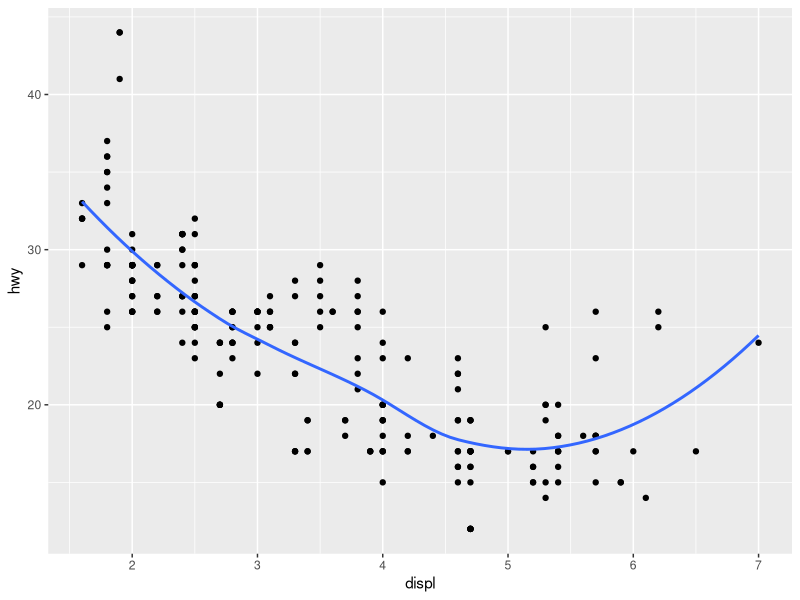
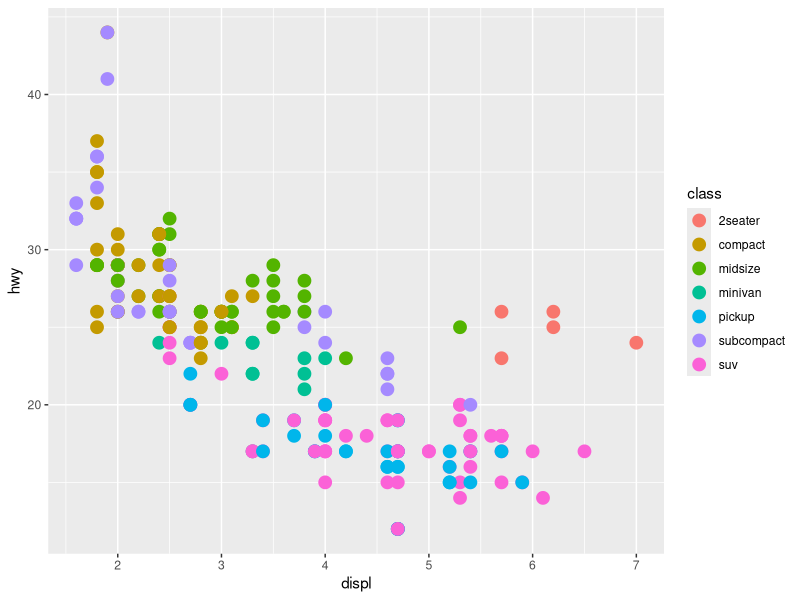
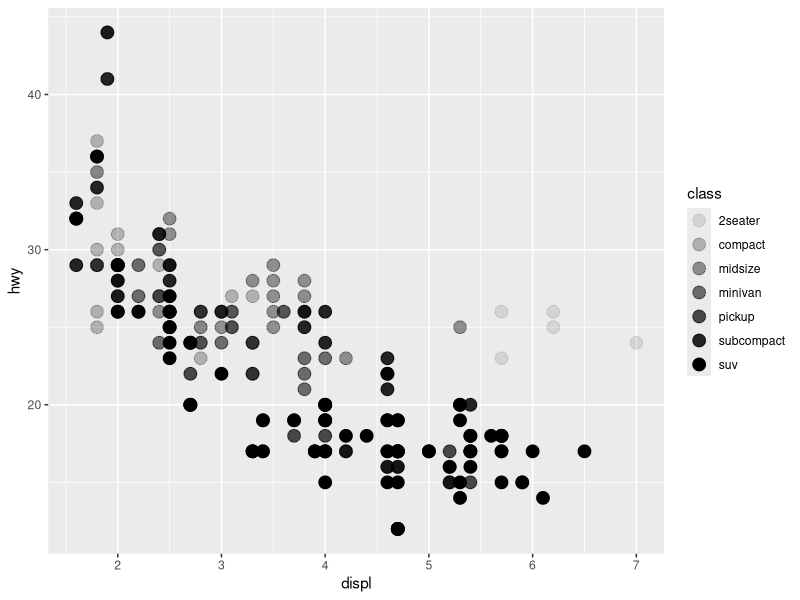
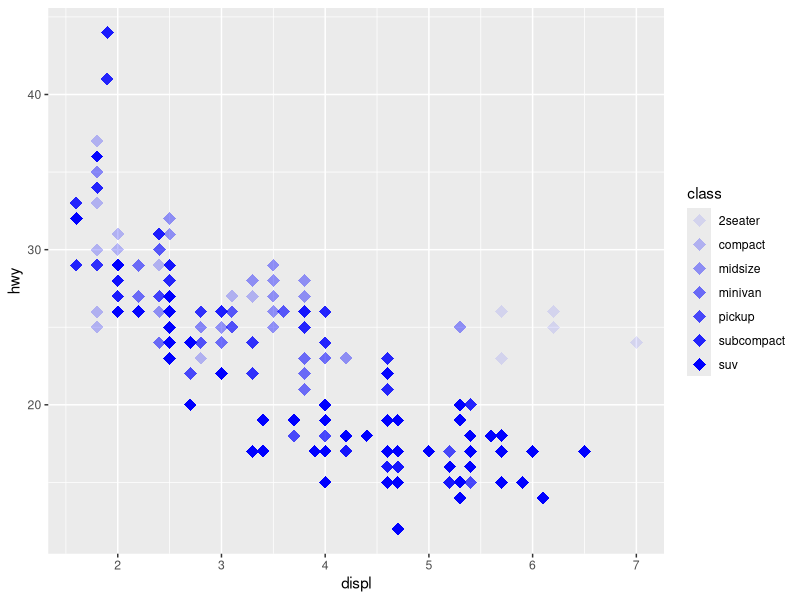
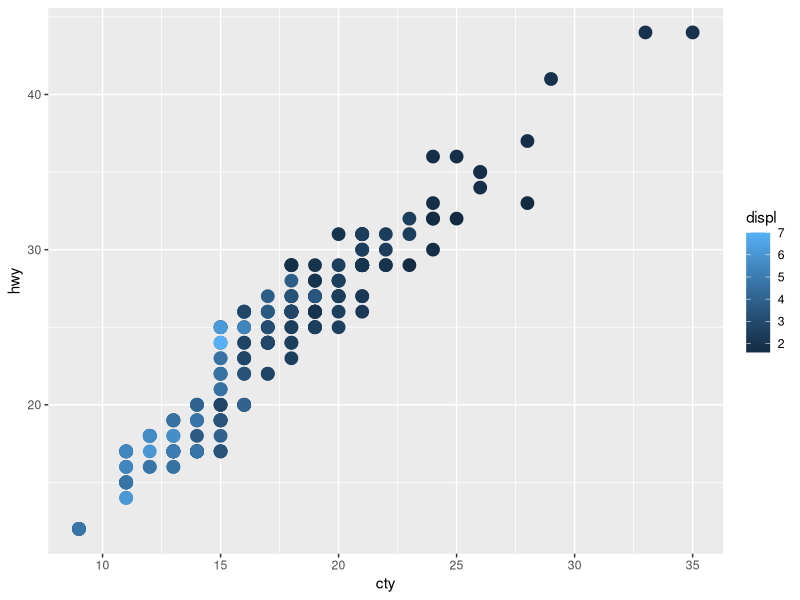
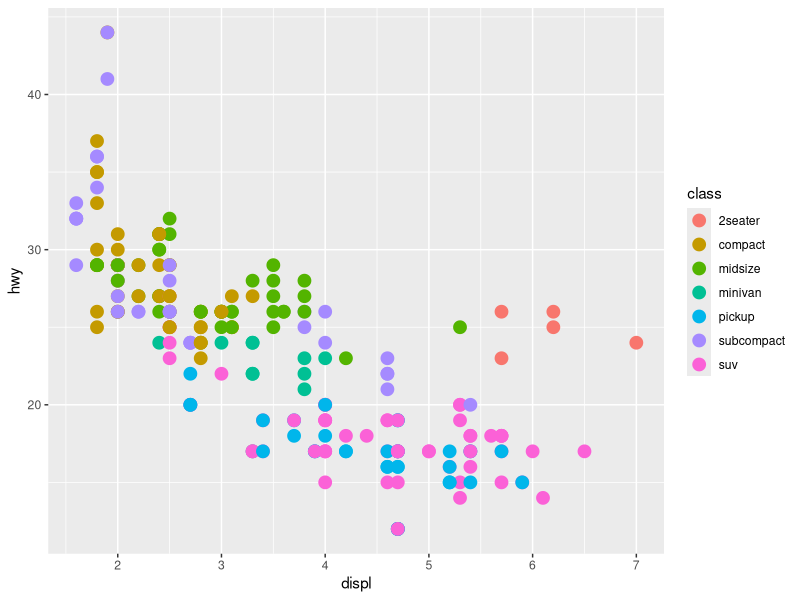
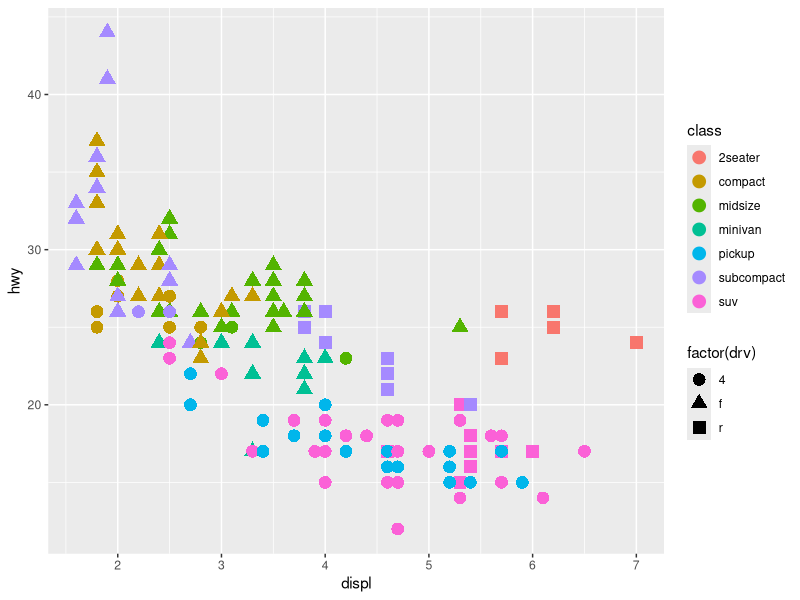
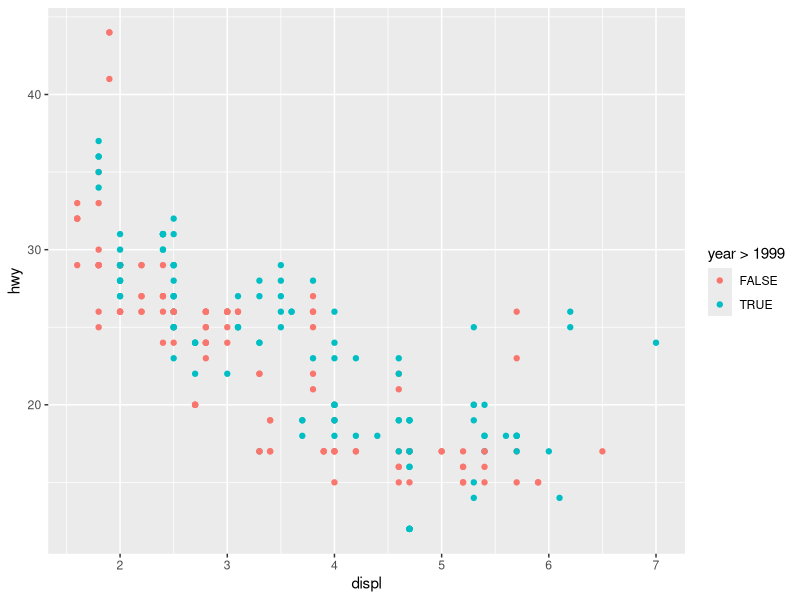

The R script that drew these images, in order: (Note: this script raises an error after producing the figures.)
### Visualization Exercises
### Wickham's R for Data Science
library(ggplot2)

## basics
?mpg

str(mpg)
mpg_plot <- ggplot(data = mpg) 
mpg_plot <- mpg_plot+ geom_point(mapping = aes(x = displ, y = hwy))
mpg_plot + geom_smooth(aes(x = displ, y = hwy), se= F)

# or
#mpg_plot <- ggplot(data = mpg, mapping = aes(x = displ, y = hwy)) 
#mpg_plot <- mpg_plot+ geom_point()
#mpg_plot + geom_smooth(se= F)


factor(mpg$class)
nlevels(factor(mpg$class))

# Don't map unordered variable like mpg$class to ordered aes (size)
# Don't use size for discrete variables

ggplot(data = mpg) + geom_point(aes(x = displ, y = hwy, col = class), size = 4)
ggplot(data = mpg) + geom_point(aes(x = displ, y = hwy, alpha = class), size = 4)

# for each aesthetic, aes() associate name of the aes with the var to display for each layer mapping 

# manual aes setting (not converying info about var), it goes outside aes() arg
ggplot(data = mpg) + geom_point(aes(x = displ, y = hwy, alpha = class), shape = 18, size = 4, col = "blue")


# mapping continuous var to aes
ggplot(data = mpg) + geom_point(mapping = aes(x = cty, y = hwy, col = displ), size = 4)

# I like this plot best
ggplot(data = mpg) + geom_point(aes(x = displ, y = hwy, col = class), size = 4)
ggplot(data = mpg) + geom_point(aes(x = displ, y = hwy, col = class, shape = factor(drv)), size = 4)

# condition from aes mapping
ggplot(data = mpg, mapping = aes(x = displ, y = hwy, col = year > 1999)) + geom_point()


## Facets- for discrete data (chops up into data point if continuous used)
#nrow optional
ggplot(data = mpg) + geom_point(mapping = aes(x = displ, y = hwy)) + facet_wrap(~class, nrow=2)
#empty cells mean there is no data satisfying both categories
ggplot(data = mpg) + geom_point(mapping = aes(x = displ, y = hwy)) + facet_grid(drv ~ cyl)
ggplot(data = mpg) + geom_point(mapping = aes(x = drv, y = factor(cyl)))

# for facet, ".~class" basically manes "~class"
ggplot(data = mpg) + geom_point(mapping = aes(x = displ, y = hwy)) + facet_grid(.~ cyl)
ggplot(data = mpg) + geom_point(mapping = aes(x = displ, y = hwy)) + facet_grid(drv~.)


## Geometric objects
ggplot(data = mpg) + 
    geom_point(
      mapping = aes(x = displ, y = hwy)
    ) +
    geom_smooth(
      mapping = aes(x = displ, y = hwy, linetype = drv)
    )

# same as
ggplot(data = mpg, mapping = aes(x = displ, y = hwy)) +
  geom_point() +
  geom_smooth(
    mapping = aes(group = drv)
  )

#filtering data
ggplot(data = mpg, mapping = aes(x = displ, y = hwy)) +
  geom_point(mapping = aes(color = class)) +
  # filter data
  geom_smooth(data = filter(mpg, class == "subcompact"), se = F)

#line chart
ggplot(data = filter(mpg, year == 1999), mapping = aes(x = displ, y = hwy)) +
  geom_line()

#boxplot
ggplot(data = mpg, mapping = aes(x = factor(year), y = displ)) +
  geom_boxplot()

#histogram
ggplot(data = mpg, mapping = aes(x = hwy)) +
  geom_histogram(binwidth = 1)

#area chart
ggplot(data = mpg, mapping = aes(x = displ, fill = factor(cyl))) +
  geom_area(stat="bin", binwidth = 0.25)
  
ggplot(data = mpg, mapping = aes(x = displ, y = hwy, color = drv)) +
  geom_point() +
  geom_smooth(se = F) +
  # remove color legend
  #guides(color = F)
  #remove all legend
  theme(legend.position="none")
  
ggplot(data = mpg, mapping = aes(x = displ, y = hwy)) +
  geom_point() +
  #geom_smooth(color = "blue", se =F)
  geom_smooth(aes(group = drv), color = "blue", se= F)

ggplot(data = mpg, mapping = aes(x = displ, y = hwy)) +
  geom_point(aes(color = drv)) +
  #geom_smooth(color = "blue", se =F)
  #geom_smooth(se= F)
  geom_smooth(aes(linetype = drv), se= F)

#statistical transformations
str(diamonds)

#bar graph
ggplot(data = diamonds)+
  geom_bar(mapping =aes(x = cut))
  #same as
  stat_count(aes(x=cut))

#looking at proportions
ggplot(data = diamonds) +
  geom_bar(mapping= aes(x = cut, y =..prop.., group =1))

#stat summary
ggplot(data = diamonds) +
  stat_summary(
    mapping= aes(x=cut, y= depth),
      fun.ymin = min,
      fun.ymax = max,
      fun.y = median,
      geom = "crossbar"
  )

#geom_col for having heights of bars that represent values in data
ggplot(data = diamonds, aes(x = cut, y = carat))+
  geom_col() # ??? quite not sure what happens exactly

#unfinished exercise
#??? Most geoms and stats come in pairs that are almost always used in concert. 
#??? Read through the documentation and make a list of all the pairs. What do they have in common?

ggplot(data = diamonds, aes(x = carat, y = log(price)))+
  geom_point()+
  geom_smooth()
  #stat_smooth()

#need to set group = 1 because (see below 2 plots)
ggplot(data = diamonds) + 
  geom_bar(mapping = aes(x = cut, y = ..prop..))
ggplot(data = diamonds) + 
  geom_bar(mapping = aes(x = cut, fill = color, y = ..prop..))


#group `````````````








